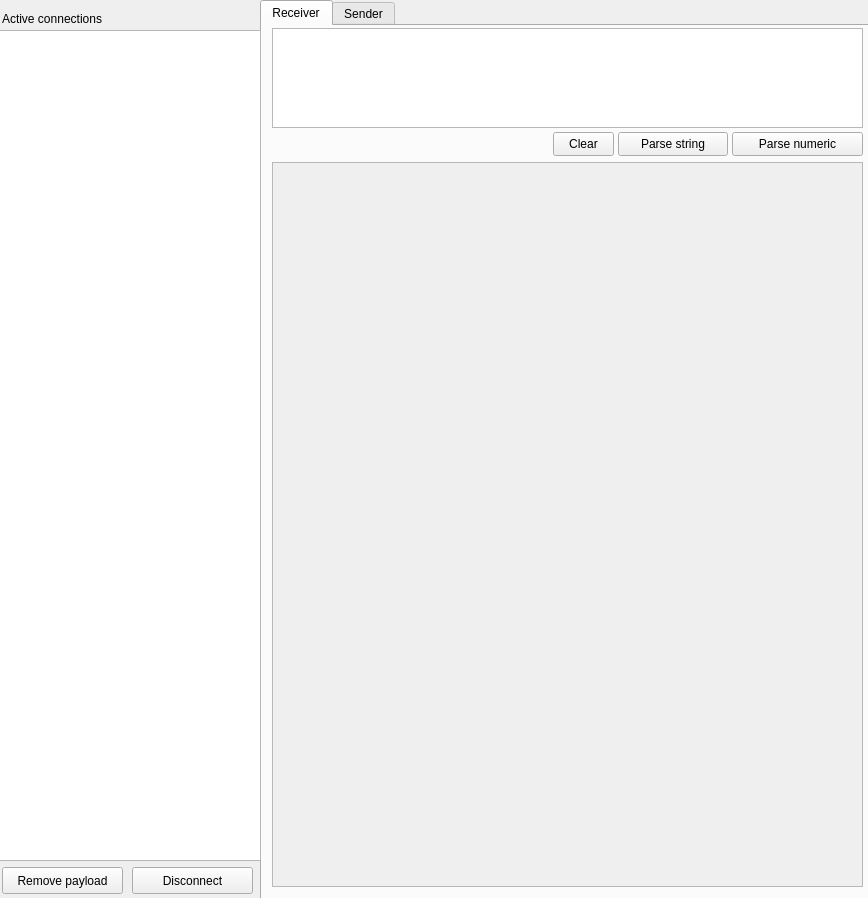
<?xml version="1.0" encoding="UTF-8"?>
<ui version="4.0">
 <class>Gui</class>
 <widget class="QMainWindow" name="Gui">
  <property name="geometry">
   <rect>
    <x>0</x>
    <y>0</y>
    <width>868</width>
    <height>898</height>
   </rect>
  </property>
  <property name="windowTitle">
   <string>MainWindow</string>
  </property>
  <widget class="QWidget" name="centralwidget">
   <widget class="QTabWidget" name="tabWidget">
    <property name="geometry">
     <rect>
      <x>260</x>
      <y>0</y>
      <width>621</width>
      <height>911</height>
     </rect>
    </property>
    <property name="currentIndex">
     <number>0</number>
    </property>
    <widget class="QWidget" name="receiverTab">
     <attribute name="title">
      <string>Receiver</string>
     </attribute>
     <widget class="QTextEdit" name="readPayloadDumpEdit">
      <property name="geometry">
       <rect>
        <x>10</x>
        <y>2</y>
        <width>591</width>
        <height>100</height>
       </rect>
      </property>
      <property name="undoRedoEnabled">
       <bool>false</bool>
      </property>
      <property name="readOnly">
       <bool>false</bool>
      </property>
      <property name="html">
       <string>&lt;!DOCTYPE HTML PUBLIC &quot;-//W3C//DTD HTML 4.0//EN&quot; &quot;http://www.w3.org/TR/REC-html40/strict.dtd&quot;&gt;
&lt;html&gt;&lt;head&gt;&lt;meta name=&quot;qrichtext&quot; content=&quot;1&quot; /&gt;&lt;style type=&quot;text/css&quot;&gt;
p, li { white-space: pre-wrap; }
&lt;/style&gt;&lt;/head&gt;&lt;body style=&quot; font-family:'Ubuntu'; font-size:11pt; font-weight:400; font-style:normal;&quot;&gt;
&lt;p style=&quot;-qt-paragraph-type:empty; margin-top:0px; margin-bottom:0px; margin-left:0px; margin-right:0px; -qt-block-indent:0; text-indent:0px;&quot;&gt;&lt;br /&gt;&lt;/p&gt;&lt;/body&gt;&lt;/html&gt;</string>
      </property>
     </widget>
     <widget class="QScrollArea" name="readPayloadFieldsFrame">
      <property name="geometry">
       <rect>
        <x>10</x>
        <y>136</y>
        <width>591</width>
        <height>725</height>
       </rect>
      </property>
      <property name="verticalScrollBarPolicy">
       <enum>Qt::ScrollBarAsNeeded</enum>
      </property>
      <property name="widgetResizable">
       <bool>true</bool>
      </property>
      <widget class="QWidget" name="scrollAreaWidgetContents">
       <property name="geometry">
        <rect>
         <x>0</x>
         <y>0</y>
         <width>589</width>
         <height>723</height>
        </rect>
       </property>
      </widget>
     </widget>
     <widget class="QPushButton" name="parseNumericButton">
      <property name="geometry">
       <rect>
        <x>470</x>
        <y>106</y>
        <width>131</width>
        <height>24</height>
       </rect>
      </property>
      <property name="text">
       <string>Parse numeric</string>
      </property>
     </widget>
     <widget class="QPushButton" name="parseStringButton">
      <property name="geometry">
       <rect>
        <x>356</x>
        <y>106</y>
        <width>110</width>
        <height>24</height>
       </rect>
      </property>
      <property name="text">
       <string>Parse string</string>
      </property>
     </widget>
     <widget class="QPushButton" name="clearReadPayloadFieldsButton">
      <property name="geometry">
       <rect>
        <x>291</x>
        <y>106</y>
        <width>61</width>
        <height>24</height>
       </rect>
      </property>
      <property name="text">
       <string>Clear</string>
      </property>
     </widget>
    </widget>
    <widget class="QWidget" name="senderTab">
     <attribute name="title">
      <string>Sender</string>
     </attribute>
     <widget class="QScrollArea" name="writePayloadFieldsFrame">
      <property name="geometry">
       <rect>
        <x>10</x>
        <y>134</y>
        <width>591</width>
        <height>706</height>
       </rect>
      </property>
      <property name="verticalScrollBarPolicy">
       <enum>Qt::ScrollBarAsNeeded</enum>
      </property>
      <property name="widgetResizable">
       <bool>true</bool>
      </property>
      <widget class="QWidget" name="scrollAreaWidgetContents_2">
       <property name="geometry">
        <rect>
         <x>0</x>
         <y>0</y>
         <width>589</width>
         <height>704</height>
        </rect>
       </property>
      </widget>
     </widget>
     <widget class="QTextEdit" name="writePayloadDumpEdit">
      <property name="geometry">
       <rect>
        <x>10</x>
        <y>2</y>
        <width>591</width>
        <height>100</height>
       </rect>
      </property>
      <property name="undoRedoEnabled">
       <bool>false</bool>
      </property>
      <property name="readOnly">
       <bool>false</bool>
      </property>
      <property name="html">
       <string>&lt;!DOCTYPE HTML PUBLIC &quot;-//W3C//DTD HTML 4.0//EN&quot; &quot;http://www.w3.org/TR/REC-html40/strict.dtd&quot;&gt;
&lt;html&gt;&lt;head&gt;&lt;meta name=&quot;qrichtext&quot; content=&quot;1&quot; /&gt;&lt;style type=&quot;text/css&quot;&gt;
p, li { white-space: pre-wrap; }
&lt;/style&gt;&lt;/head&gt;&lt;body style=&quot; font-family:'Ubuntu'; font-size:11pt; font-weight:400; font-style:normal;&quot;&gt;
&lt;p style=&quot;-qt-paragraph-type:empty; margin-top:0px; margin-bottom:0px; margin-left:0px; margin-right:0px; -qt-block-indent:0; text-indent:0px;&quot;&gt;&lt;br /&gt;&lt;/p&gt;&lt;/body&gt;&lt;/html&gt;</string>
      </property>
     </widget>
     <widget class="QPushButton" name="sendDumpButton">
      <property name="geometry">
       <rect>
        <x>502</x>
        <y>106</y>
        <width>99</width>
        <height>24</height>
       </rect>
      </property>
      <property name="text">
       <string>Send dump</string>
      </property>
     </widget>
     <widget class="QPushButton" name="sendFieldsButton">
      <property name="geometry">
       <rect>
        <x>540</x>
        <y>843</y>
        <width>61</width>
        <height>23</height>
       </rect>
      </property>
      <property name="text">
       <string>Send</string>
      </property>
     </widget>
     <widget class="QPushButton" name="clearWritePayloadButton">
      <property name="geometry">
       <rect>
        <x>9</x>
        <y>843</y>
        <width>61</width>
        <height>23</height>
       </rect>
      </property>
      <property name="text">
       <string>Clear</string>
      </property>
     </widget>
     <widget class="QPushButton" name="dumpButton">
      <property name="geometry">
       <rect>
        <x>478</x>
        <y>843</y>
        <width>58</width>
        <height>23</height>
       </rect>
      </property>
      <property name="text">
       <string>Dump</string>
      </property>
     </widget>
     <widget class="QSlider" name="writePayloadFieldsCountSlider">
      <property name="geometry">
       <rect>
        <x>140</x>
        <y>107</y>
        <width>161</width>
        <height>23</height>
       </rect>
      </property>
      <property name="maximum">
       <number>25</number>
      </property>
      <property name="pageStep">
       <number>1</number>
      </property>
      <property name="orientation">
       <enum>Qt::Horizontal</enum>
      </property>
     </widget>
     <widget class="QLabel" name="writePayloadFieldsCountLabel">
      <property name="geometry">
       <rect>
        <x>107</x>
        <y>110</y>
        <width>31</width>
        <height>16</height>
       </rect>
      </property>
      <property name="text">
       <string>0</string>
      </property>
     </widget>
     <widget class="QLabel" name="writePayloadFieldsCountTitleLabel">
      <property name="geometry">
       <rect>
        <x>10</x>
        <y>110</y>
        <width>91</width>
        <height>16</height>
       </rect>
      </property>
      <property name="text">
       <string>Fields count:</string>
      </property>
     </widget>
    </widget>
   </widget>
   <widget class="QTreeView" name="connectionsView">
    <property name="geometry">
     <rect>
      <x>-5</x>
      <y>30</y>
      <width>266</width>
      <height>831</height>
     </rect>
    </property>
    <property name="editTriggers">
     <set>QAbstractItemView::NoEditTriggers</set>
    </property>
   </widget>
   <widget class="QPushButton" name="removePayloadButton">
    <property name="geometry">
     <rect>
      <x>2</x>
      <y>867</y>
      <width>121</width>
      <height>27</height>
     </rect>
    </property>
    <property name="text">
     <string>Remove payload</string>
    </property>
   </widget>
   <widget class="QPushButton" name="disconnectButton">
    <property name="geometry">
     <rect>
      <x>132</x>
      <y>867</y>
      <width>121</width>
      <height>27</height>
     </rect>
    </property>
    <property name="text">
     <string>Disconnect</string>
    </property>
   </widget>
   <widget class="QLabel" name="activeConnectionsTitleLabel">
    <property name="geometry">
     <rect>
      <x>2</x>
      <y>10</y>
      <width>131</width>
      <height>17</height>
     </rect>
    </property>
    <property name="text">
     <string>Active connections</string>
    </property>
   </widget>
  </widget>
 </widget>
 <resources/>
 <connections/>
</ui>
